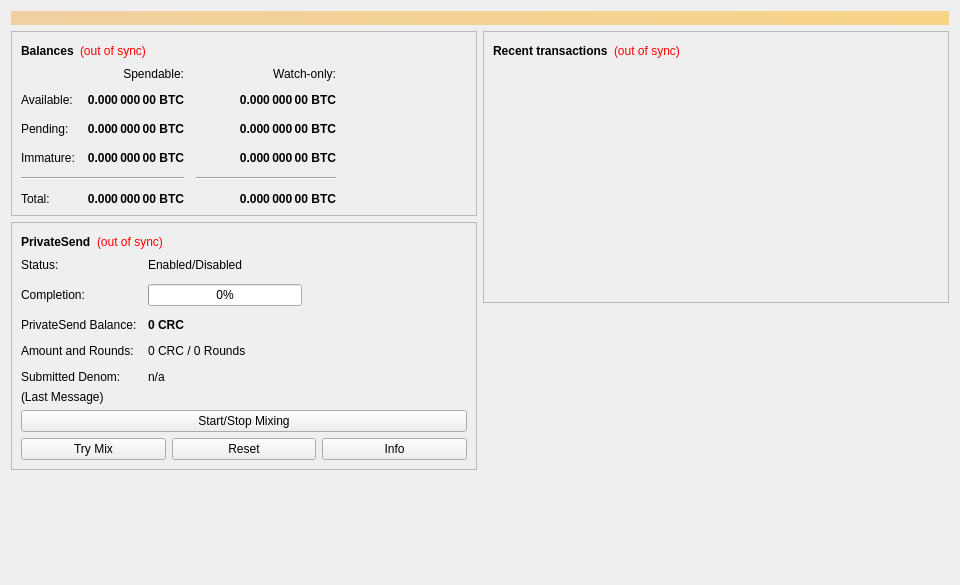
<?xml version="1.0" encoding="UTF-8"?>
<ui version="4.0">
 <class>OverviewPage</class>
 <widget class="QWidget" name="OverviewPage">
  <property name="geometry">
   <rect>
    <x>0</x>
    <y>0</y>
    <width>960</width>
    <height>585</height>
   </rect>
  </property>
  <property name="minimumSize">
   <size>
    <width>960</width>
    <height>0</height>
   </size>
  </property>
  <property name="windowTitle">
   <string>Form</string>
  </property>
  <layout class="QVBoxLayout" name="topLayout">
   <item>
    <widget class="QLabel" name="labelAlerts">
     <property name="visible">
      <bool>false</bool>
     </property>
     <property name="styleSheet">
      <string notr="true">QLabel { background-color: qlineargradient(x1: 0, y1: 0, x2: 1, y2: 0, stop:0 #F0D0A0, stop:1 #F8D488); color:#000000; }</string>
     </property>
     <property name="wordWrap">
      <bool>true</bool>
     </property>
     <property name="margin">
      <number>3</number>
     </property>
     <property name="textInteractionFlags">
      <set>Qt::TextSelectableByMouse</set>
     </property>
    </widget>
   </item>
   <item>
    <layout class="QHBoxLayout" name="horizontalLayout" stretch="1,1">
     <item>
      <layout class="QVBoxLayout" name="verticalLayout_2">
       <item>
        <widget class="QFrame" name="frame">
         <property name="frameShape">
          <enum>QFrame::StyledPanel</enum>
         </property>
         <property name="frameShadow">
          <enum>QFrame::Raised</enum>
         </property>
         <layout class="QVBoxLayout" name="verticalLayout_4">
          <item>
           <layout class="QHBoxLayout" name="horizontalLayout_4">
            <item>
             <widget class="QLabel" name="label_5">
              <property name="font">
               <font>
                <weight>75</weight>
                <bold>true</bold>
               </font>
              </property>
              <property name="text">
               <string>Balances</string>
              </property>
             </widget>
            </item>
            <item>
             <widget class="QLabel" name="labelWalletStatus">
              <property name="toolTip">
               <string>The displayed information may be out of date. Your wallet automatically synchronizes with the Crowdcoin network after a connection is established, but this process has not completed yet.</string>
              </property>
              <property name="styleSheet">
               <string notr="true">QLabel { color: red; }</string>
              </property>
              <property name="text">
               <string notr="true">(out of sync)</string>
              </property>
              <property name="alignment">
               <set>Qt::AlignLeading|Qt::AlignLeft|Qt::AlignVCenter</set>
              </property>
             </widget>
            </item>
            <item>
             <spacer name="horizontalSpacer_3">
              <property name="orientation">
               <enum>Qt::Horizontal</enum>
              </property>
              <property name="sizeHint" stdset="0">
               <size>
                <width>40</width>
                <height>20</height>
               </size>
              </property>
             </spacer>
            </item>
           </layout>
          </item>
          <item>
           <layout class="QGridLayout" name="gridLayout">
            <property name="spacing">
             <number>12</number>
            </property>
            <item row="2" column="2">
             <widget class="QLabel" name="labelWatchPending">
              <property name="font">
               <font>
                <weight>75</weight>
                <bold>true</bold>
               </font>
              </property>
              <property name="cursor">
               <cursorShape>IBeamCursor</cursorShape>
              </property>
              <property name="toolTip">
               <string>Unconfirmed transactions to watch-only addresses</string>
              </property>
              <property name="text">
               <string notr="true">0.000 000 00 BTC</string>
              </property>
              <property name="alignment">
               <set>Qt::AlignRight|Qt::AlignTrailing|Qt::AlignVCenter</set>
              </property>
              <property name="textInteractionFlags">
               <set>Qt::LinksAccessibleByMouse|Qt::TextSelectableByKeyboard|Qt::TextSelectableByMouse</set>
              </property>
             </widget>
            </item>
            <item row="2" column="1">
             <widget class="QLabel" name="labelUnconfirmed">
              <property name="font">
               <font>
                <weight>75</weight>
                <bold>true</bold>
               </font>
              </property>
              <property name="cursor">
               <cursorShape>IBeamCursor</cursorShape>
              </property>
              <property name="toolTip">
               <string>Total of transactions that have yet to be confirmed, and do not yet count toward the spendable balance</string>
              </property>
              <property name="text">
               <string notr="true">0.000 000 00 BTC</string>
              </property>
              <property name="alignment">
               <set>Qt::AlignRight|Qt::AlignTrailing|Qt::AlignVCenter</set>
              </property>
              <property name="textInteractionFlags">
               <set>Qt::LinksAccessibleByMouse|Qt::TextSelectableByKeyboard|Qt::TextSelectableByMouse</set>
              </property>
             </widget>
            </item>
            <item row="3" column="2">
             <widget class="QLabel" name="labelWatchImmature">
              <property name="font">
               <font>
                <weight>75</weight>
                <bold>true</bold>
               </font>
              </property>
              <property name="cursor">
               <cursorShape>IBeamCursor</cursorShape>
              </property>
              <property name="toolTip">
               <string>Mined balance in watch-only addresses that has not yet matured</string>
              </property>
              <property name="text">
               <string notr="true">0.000 000 00 BTC</string>
              </property>
              <property name="alignment">
               <set>Qt::AlignRight|Qt::AlignTrailing|Qt::AlignVCenter</set>
              </property>
              <property name="textInteractionFlags">
               <set>Qt::LinksAccessibleByMouse|Qt::TextSelectableByKeyboard|Qt::TextSelectableByMouse</set>
              </property>
             </widget>
            </item>
            <item row="4" column="0" colspan="2">
             <widget class="Line" name="lineSpendableBalance">
              <property name="orientation">
               <enum>Qt::Horizontal</enum>
              </property>
             </widget>
            </item>
            <item row="4" column="2">
             <widget class="Line" name="lineWatchBalance">
              <property name="sizePolicy">
               <sizepolicy hsizetype="Preferred" vsizetype="Fixed">
                <horstretch>0</horstretch>
                <verstretch>0</verstretch>
               </sizepolicy>
              </property>
              <property name="minimumSize">
               <size>
                <width>140</width>
                <height>0</height>
               </size>
              </property>
              <property name="orientation">
               <enum>Qt::Horizontal</enum>
              </property>
             </widget>
            </item>
            <item row="5" column="0">
             <widget class="QLabel" name="labelTotalText">
              <property name="text">
               <string>Total:</string>
              </property>
             </widget>
            </item>
            <item row="3" column="1">
             <widget class="QLabel" name="labelImmature">
              <property name="font">
               <font>
                <weight>75</weight>
                <bold>true</bold>
               </font>
              </property>
              <property name="cursor">
               <cursorShape>IBeamCursor</cursorShape>
              </property>
              <property name="toolTip">
               <string>Mined balance that has not yet matured</string>
              </property>
              <property name="text">
               <string notr="true">0.000 000 00 BTC</string>
              </property>
              <property name="alignment">
               <set>Qt::AlignRight|Qt::AlignTrailing|Qt::AlignVCenter</set>
              </property>
              <property name="textInteractionFlags">
               <set>Qt::LinksAccessibleByMouse|Qt::TextSelectableByKeyboard|Qt::TextSelectableByMouse</set>
              </property>
             </widget>
            </item>
            <item row="2" column="3">
             <spacer name="horizontalSpacer_2">
              <property name="orientation">
               <enum>Qt::Horizontal</enum>
              </property>
              <property name="sizeHint" stdset="0">
               <size>
                <width>40</width>
                <height>20</height>
               </size>
              </property>
             </spacer>
            </item>
            <item row="3" column="0">
             <widget class="QLabel" name="labelImmatureText">
              <property name="text">
               <string>Immature:</string>
              </property>
             </widget>
            </item>
            <item row="5" column="1">
             <widget class="QLabel" name="labelTotal">
              <property name="font">
               <font>
                <weight>75</weight>
                <bold>true</bold>
               </font>
              </property>
              <property name="cursor">
               <cursorShape>IBeamCursor</cursorShape>
              </property>
              <property name="toolTip">
               <string>Your current total balance</string>
              </property>
              <property name="text">
               <string notr="true">0.000 000 00 BTC</string>
              </property>
              <property name="alignment">
               <set>Qt::AlignRight|Qt::AlignTrailing|Qt::AlignVCenter</set>
              </property>
              <property name="textInteractionFlags">
               <set>Qt::LinksAccessibleByMouse|Qt::TextSelectableByKeyboard|Qt::TextSelectableByMouse</set>
              </property>
             </widget>
            </item>
            <item row="5" column="2">
             <widget class="QLabel" name="labelWatchTotal">
              <property name="font">
               <font>
                <weight>75</weight>
                <bold>true</bold>
               </font>
              </property>
              <property name="cursor">
               <cursorShape>IBeamCursor</cursorShape>
              </property>
              <property name="toolTip">
               <string>Current total balance in watch-only addresses</string>
              </property>
              <property name="text">
               <string notr="true">0.000 000 00 BTC</string>
              </property>
              <property name="alignment">
               <set>Qt::AlignRight|Qt::AlignTrailing|Qt::AlignVCenter</set>
              </property>
              <property name="textInteractionFlags">
               <set>Qt::LinksAccessibleByMouse|Qt::TextSelectableByKeyboard|Qt::TextSelectableByMouse</set>
              </property>
             </widget>
            </item>
            <item row="0" column="2">
             <widget class="QLabel" name="labelWatchonly">
              <property name="text">
               <string>Watch-only:</string>
              </property>
              <property name="alignment">
               <set>Qt::AlignRight|Qt::AlignTrailing|Qt::AlignVCenter</set>
              </property>
             </widget>
            </item>
            <item row="1" column="0">
             <widget class="QLabel" name="labelBalanceText">
              <property name="text">
               <string>Available:</string>
              </property>
             </widget>
            </item>
            <item row="1" column="1">
             <widget class="QLabel" name="labelBalance">
              <property name="font">
               <font>
                <weight>75</weight>
                <bold>true</bold>
               </font>
              </property>
              <property name="cursor">
               <cursorShape>IBeamCursor</cursorShape>
              </property>
              <property name="toolTip">
               <string>Your current spendable balance</string>
              </property>
              <property name="text">
               <string notr="true">0.000 000 00 BTC</string>
              </property>
              <property name="alignment">
               <set>Qt::AlignRight|Qt::AlignTrailing|Qt::AlignVCenter</set>
              </property>
              <property name="textInteractionFlags">
               <set>Qt::LinksAccessibleByMouse|Qt::TextSelectableByKeyboard|Qt::TextSelectableByMouse</set>
              </property>
             </widget>
            </item>
            <item row="1" column="2">
             <widget class="QLabel" name="labelWatchAvailable">
              <property name="font">
               <font>
                <weight>75</weight>
                <bold>true</bold>
               </font>
              </property>
              <property name="cursor">
               <cursorShape>IBeamCursor</cursorShape>
              </property>
              <property name="toolTip">
               <string>Your current balance in watch-only addresses</string>
              </property>
              <property name="text">
               <string notr="true">0.000 000 00 BTC</string>
              </property>
              <property name="alignment">
               <set>Qt::AlignRight|Qt::AlignTrailing|Qt::AlignVCenter</set>
              </property>
              <property name="textInteractionFlags">
               <set>Qt::LinksAccessibleByMouse|Qt::TextSelectableByKeyboard|Qt::TextSelectableByMouse</set>
              </property>
             </widget>
            </item>
            <item row="2" column="0">
             <widget class="QLabel" name="labelPendingText">
              <property name="text">
               <string>Pending:</string>
              </property>
             </widget>
            </item>
            <item row="0" column="1">
             <widget class="QLabel" name="labelSpendable">
              <property name="text">
               <string>Spendable:</string>
              </property>
              <property name="alignment">
               <set>Qt::AlignRight|Qt::AlignTrailing|Qt::AlignVCenter</set>
              </property>
             </widget>
            </item>
           </layout>
          </item>
         </layout>
        </widget>
       </item>
       <item>
        <widget class="QFrame" name="framePrivateSend">
         <property name="layoutDirection">
          <enum>Qt::LeftToRight</enum>
         </property>
         <property name="frameShape">
          <enum>QFrame::StyledPanel</enum>
         </property>
         <property name="frameShadow">
          <enum>QFrame::Raised</enum>
         </property>
         <layout class="QVBoxLayout" name="VerticalLayout_PS1">
          <item>
           <layout class="QHBoxLayout" name="horizontalLayout_5">
            <item>
             <widget class="QLabel" name="labelPrivateSendHeader">
              <property name="font">
               <font>
                <weight>75</weight>
                <bold>true</bold>
               </font>
              </property>
              <property name="text">
               <string>PrivateSend</string>
              </property>
             </widget>
            </item>
            <item>
             <widget class="QLabel" name="labelPrivateSendSyncStatus">
              <property name="toolTip">
               <string>The displayed information may be out of date. Your wallet automatically synchronizes with the Crowdcoin network after a connection is established, but this process has not completed yet.</string>
              </property>
              <property name="styleSheet">
               <string notr="true">QLabel { color: red; }</string>
              </property>
              <property name="text">
               <string notr="true">(out of sync)</string>
              </property>
              <property name="alignment">
               <set>Qt::AlignLeading|Qt::AlignLeft|Qt::AlignVCenter</set>
              </property>
             </widget>
            </item>
            <item>
             <spacer name="horizontalSpacer_4">
              <property name="orientation">
               <enum>Qt::Horizontal</enum>
              </property>
              <property name="sizeHint" stdset="0">
               <size>
                <width>40</width>
                <height>20</height>
               </size>
              </property>
             </spacer>
            </item>
           </layout>
          </item>
          <item>
           <layout class="QFormLayout" name="privateSendFormLayout">
            <property name="fieldGrowthPolicy">
             <enum>QFormLayout::AllNonFixedFieldsGrow</enum>
            </property>
            <property name="horizontalSpacing">
             <number>11</number>
            </property>
            <property name="verticalSpacing">
             <number>12</number>
            </property>
            <item row="0" column="0">
             <widget class="QLabel" name="labelPrivateSendEnabledText">
              <property name="text">
               <string>Status:</string>
              </property>
             </widget>
            </item>
            <item row="0" column="1">
             <widget class="QLabel" name="labelPrivateSendEnabled">
              <property name="text">
               <string>Enabled/Disabled</string>
              </property>
             </widget>
            </item>
            <item row="1" column="0">
             <widget class="QLabel" name="labelCompletitionText">
              <property name="text">
               <string>Completion:</string>
              </property>
             </widget>
            </item>
            <item row="1" column="1">
             <widget class="QProgressBar" name="privateSendProgress">
              <property name="maximumSize">
               <size>
                <width>154</width>
                <height>16777215</height>
               </size>
              </property>
              <property name="value">
               <number>0</number>
              </property>
             </widget>
            </item>
            <item row="2" column="0">
             <widget class="QLabel" name="labelAnonymizedText">
              <property name="text">
               <string>PrivateSend Balance:</string>
              </property>
             </widget>
            </item>
            <item row="2" column="1">
             <widget class="QLabel" name="labelAnonymized">
              <property name="font">
               <font>
                <weight>75</weight>
                <bold>true</bold>
               </font>
              </property>
              <property name="text">
               <string notr="true">0 CRC</string>
              </property>
             </widget>
            </item>
            <item row="3" column="0">
             <widget class="QLabel" name="labelAmountAndRoundsText">
              <property name="text">
               <string>Amount and Rounds:</string>
              </property>
             </widget>
            </item>
            <item row="3" column="1">
             <widget class="QLabel" name="labelAmountRounds">
              <property name="text">
               <string>0 CRC / 0 Rounds</string>
              </property>
             </widget>
            </item>
            <item row="4" column="0">
             <widget class="QLabel" name="labelSubmittedDenomText">
              <property name="text">
               <string>Submitted Denom:</string>
              </property>
             </widget>
            </item>
            <item row="4" column="1">
             <widget class="QLabel" name="labelSubmittedDenom">
              <property name="toolTip">
               <string>The denominations you submitted to the Masternode.&lt;br&gt;To mix, other users must submit the exact same denominations.</string>
              </property>
              <property name="text">
               <string>n/a</string>
              </property>
             </widget>
            </item>
           </layout>
          </item>
          <item>
           <layout class="QVBoxLayout" name="VerticalLayout_PS">
            <item>
             <widget class="QLabel" name="labelPrivateSendLastMessage">
              <property name="text">
               <string>(Last Message)</string>
              </property>
              <property name="alignment">
               <set>Qt::AlignLeading|Qt::AlignLeft|Qt::AlignTop</set>
              </property>
              <property name="wordWrap">
               <bool>true</bool>
              </property>
             </widget>
            </item>
            <item>
             <widget class="QPushButton" name="togglePrivateSend">
              <property name="sizePolicy">
               <sizepolicy hsizetype="MinimumExpanding" vsizetype="Fixed">
                <horstretch>0</horstretch>
                <verstretch>0</verstretch>
               </sizepolicy>
              </property>
              <property name="text">
               <string>Start/Stop Mixing</string>
              </property>
             </widget>
            </item>
            <item>
             <layout class="QHBoxLayout" name="horizontalLayout_debugbuttons">
              <item>
               <widget class="QPushButton" name="privateSendAuto">
                <property name="sizePolicy">
                 <sizepolicy hsizetype="MinimumExpanding" vsizetype="Fixed">
                  <horstretch>0</horstretch>
                  <verstretch>0</verstretch>
                 </sizepolicy>
                </property>
                <property name="toolTip">
                 <string>Try to manually submit a PrivateSend request.</string>
                </property>
                <property name="text">
                 <string>Try Mix</string>
                </property>
               </widget>
              </item>
              <item>
               <widget class="QPushButton" name="privateSendReset">
                <property name="sizePolicy">
                 <sizepolicy hsizetype="MinimumExpanding" vsizetype="Fixed">
                  <horstretch>0</horstretch>
                  <verstretch>0</verstretch>
                 </sizepolicy>
                </property>
                <property name="toolTip">
                 <string>Reset the current status of PrivateSend (can interrupt PrivateSend if it's in the process of Mixing, which can cost you money!)</string>
                </property>
                <property name="autoFillBackground">
                 <bool>false</bool>
                </property>
                <property name="text">
                 <string>Reset</string>
                </property>
               </widget>
              </item>
              <item>
               <widget class="QPushButton" name="privateSendInfo">
                <property name="sizePolicy">
                 <sizepolicy hsizetype="MinimumExpanding" vsizetype="Fixed">
                  <horstretch>0</horstretch>
                  <verstretch>0</verstretch>
                 </sizepolicy>
                </property>
                <property name="toolTip">
                 <string>Information about PrivateSend and Mixing</string>
                </property>
                <property name="text">
                 <string>Info</string>
                </property>
               </widget>
              </item>
             </layout>
            </item>
           </layout>
          </item>
         </layout>
        </widget>
       </item>
       <item>
        <spacer name="verticalSpacer">
         <property name="orientation">
          <enum>Qt::Vertical</enum>
         </property>
         <property name="sizeHint" stdset="0">
          <size>
           <width>20</width>
           <height>40</height>
          </size>
         </property>
        </spacer>
       </item>
      </layout>
     </item>
     <item>
      <layout class="QVBoxLayout" name="verticalLayout_3">
       <item>
        <widget class="QFrame" name="frame_2">
         <property name="frameShape">
          <enum>QFrame::StyledPanel</enum>
         </property>
         <property name="frameShadow">
          <enum>QFrame::Raised</enum>
         </property>
         <layout class="QVBoxLayout" name="verticalLayout">
          <item>
           <layout class="QHBoxLayout" name="horizontalLayout_2">
            <item>
             <widget class="QLabel" name="label_4">
              <property name="font">
               <font>
                <weight>75</weight>
                <bold>true</bold>
               </font>
              </property>
              <property name="text">
               <string>Recent transactions</string>
              </property>
             </widget>
            </item>
            <item>
             <widget class="QLabel" name="labelTransactionsStatus">
              <property name="toolTip">
               <string>The displayed information may be out of date. Your wallet automatically synchronizes with the Crowdcoin network after a connection is established, but this process has not completed yet.</string>
              </property>
              <property name="styleSheet">
               <string notr="true">QLabel { color: red; }</string>
              </property>
              <property name="text">
               <string notr="true">(out of sync)</string>
              </property>
              <property name="alignment">
               <set>Qt::AlignLeading|Qt::AlignLeft|Qt::AlignVCenter</set>
              </property>
             </widget>
            </item>
            <item>
             <spacer name="horizontalSpacer">
              <property name="orientation">
               <enum>Qt::Horizontal</enum>
              </property>
              <property name="sizeHint" stdset="0">
               <size>
                <width>40</width>
                <height>20</height>
               </size>
              </property>
             </spacer>
            </item>
           </layout>
          </item>
          <item>
           <widget class="QListView" name="listTransactions">
            <property name="styleSheet">
             <string notr="true">QListView { background: transparent; }</string>
            </property>
            <property name="frameShape">
             <enum>QFrame::NoFrame</enum>
            </property>
            <property name="verticalScrollBarPolicy">
             <enum>Qt::ScrollBarAlwaysOff</enum>
            </property>
            <property name="horizontalScrollBarPolicy">
             <enum>Qt::ScrollBarAlwaysOff</enum>
            </property>
            <property name="selectionMode">
             <enum>QAbstractItemView::NoSelection</enum>
            </property>
           </widget>
          </item>
         </layout>
        </widget>
       </item>
       <item>
        <spacer name="verticalSpacer_2">
         <property name="orientation">
          <enum>Qt::Vertical</enum>
         </property>
         <property name="sizeHint" stdset="0">
          <size>
           <width>20</width>
           <height>40</height>
          </size>
         </property>
        </spacer>
       </item>
      </layout>
     </item>
    </layout>
   </item>
  </layout>
 </widget>
 <resources/>
 <connections/>
</ui>
